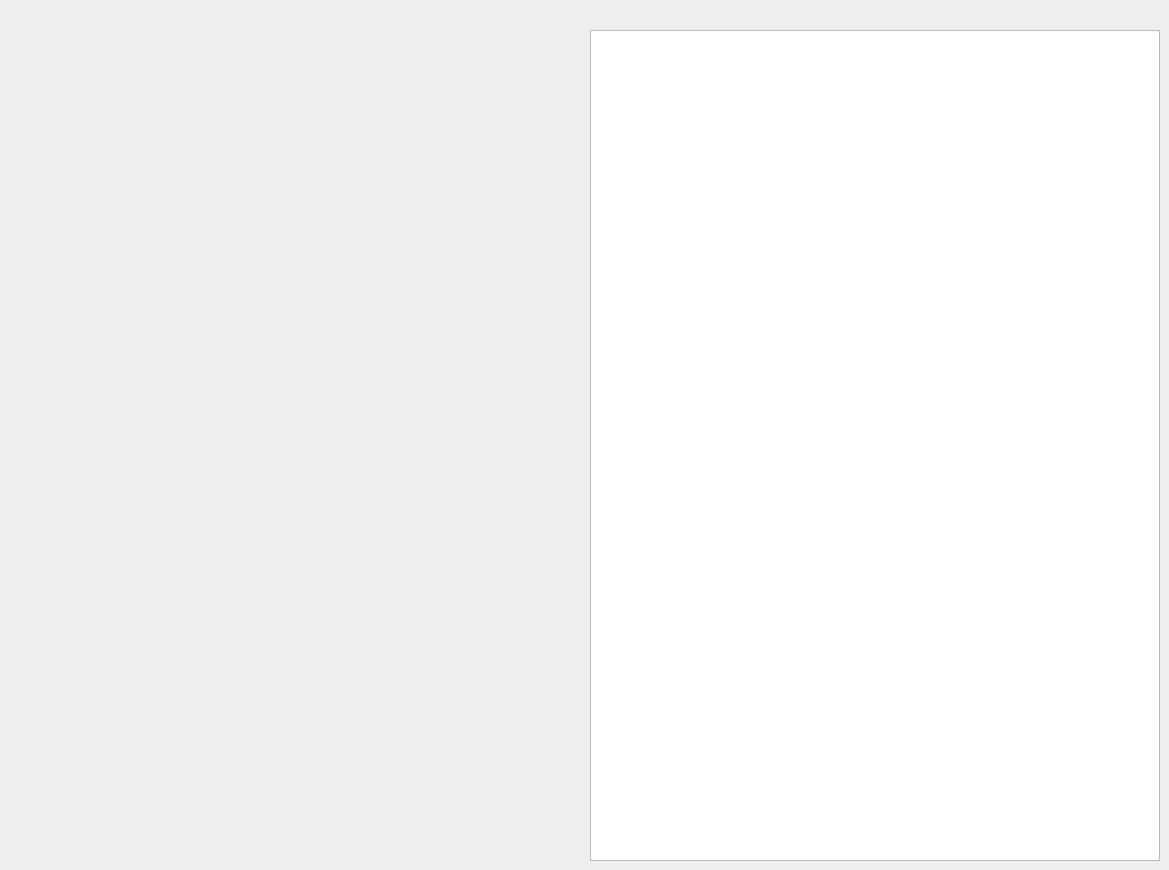
  <widget class="QWidget" name="centralwidget">
   <property name="font">
    <font>
     <family>FROMVS</family>
    </font>
   </property>
   <widget class="QTextEdit" name="OCRText">
    <property name="geometry">
     <rect>
      <x>590</x>
      <y>30</y>
      <width>570</width>
      <height>831</height>
     </rect>
    </property>
    <property name="minimumSize">
     <size>
      <width>540</width>
      <height>600</height>
     </size>
    </property>
    <property name="font">
     <font>
      <family>FROMVS</family>
      <pointsize>8</pointsize>
     </font>
    </property>
   </widget>
   <widget class="QWidget" name="widget" native="true">
    <property name="geometry">
     <rect>
      <x>20</x>
      <y>30</y>
      <width>551</width>
      <height>831</height>
     </rect>
    </property>
    <widget class="QPushButton" name="MyScannerbutton">
     <property name="geometry">
      <rect>
       <x>100</x>
       <y>210</y>
       <width>71</width>
       <height>61</height>
      </rect>
     </property>
     <property name="toolTip">
      <string>MyScanner OCR scans project source images and produces working text..</string>
     </property>
     <property name="text">
      <string/>
     </property>
     <property name="icon">
      <iconset resource="../UI_Icons.qrc">
       <normaloff>:/Icons/Icons/BiblionScanner.png</normaloff>:/Icons/Icons/BiblionScanner.png</iconset>
     </property>
     <property name="iconSize">
      <size>
       <width>64</width>
       <height>64</height>
      </size>
     </property>
     <property name="autoDefault">
      <bool>false</bool>
     </property>
     <property name="default">
      <bool>false</bool>
     </property>
     <property name="flat">
      <bool>true</bool>
     </property>
    </widget>
    <widget class="QPushButton" name="MyWriterbutton">
     <property name="geometry">
      <rect>
       <x>450</x>
       <y>210</y>
       <width>71</width>
       <height>61</height>
      </rect>
     </property>
     <property name="toolTip">
      <string extracomment="This is a comment">MyWriter prepares completed text for export to external applications.</string>
     </property>
     <property name="text">
      <string/>
     </property>
     <property name="icon">
      <iconset resource="../UI_Icons.qrc">
       <normaloff>:/Icons/Icons/BiblionWriter.png</normaloff>:/Icons/Icons/BiblionWriter.png</iconset>
     </property>
     <property name="iconSize">
      <size>
       <width>64</width>
       <height>64</height>
      </size>
     </property>
     <property name="flat">
      <bool>true</bool>
     </property>
    </widget>
    <widget class="QPushButton" name="MyGlypherbutton">
     <property name="geometry">
      <rect>
       <x>240</x>
       <y>300</y>
       <width>71</width>
       <height>61</height>
      </rect>
     </property>
     <property name="toolTip">
      <string>MyGlypher extracts glyphs from working images for the development of the project font used in the precise training of the OCR Engine.</string>
     </property>
     <property name="text">
      <string/>
     </property>
     <property name="icon">
      <iconset resource="../UI_Icons.qrc">
       <normaloff>:/Icons/Icons/BiblionGlypher.png</normaloff>:/Icons/Icons/BiblionGlypher.png</iconset>
     </property>
     <property name="iconSize">
      <size>
       <width>64</width>
       <height>64</height>
      </size>
     </property>
     <property name="flat">
      <bool>true</bool>
     </property>
    </widget>
    <widget class="QPushButton" name="MyGrounderbutton">
     <property name="geometry">
      <rect>
       <x>240</x>
       <y>120</y>
       <width>71</width>
       <height>61</height>
      </rect>
     </property>
     <property name="toolTip">
      <string>MyGrounder ensures the integrity of the ground truth line files used by the OCR engine for training.</string>
     </property>
     <property name="text">
      <string/>
     </property>
     <property name="icon">
      <iconset resource="../UI_Icons.qrc">
       <normaloff>:/Icons/Icons/BiblionGrounder.png</normaloff>:/Icons/Icons/BiblionGrounder.png</iconset>
     </property>
     <property name="iconSize">
      <size>
       <width>64</width>
       <height>64</height>
      </size>
     </property>
     <property name="flat">
      <bool>true</bool>
     </property>
    </widget>
    <widget class="QPushButton" name="MyReaderbutton">
     <property name="geometry">
      <rect>
       <x>30</x>
       <y>210</y>
       <width>71</width>
       <height>61</height>
      </rect>
     </property>
     <property name="toolTip">
      <string>Begin Here! MyReader reads in project source images.</string>
     </property>
     <property name="text">
      <string/>
     </property>
     <property name="icon">
      <iconset resource="../UI_Icons.qrc">
       <normaloff>:/Icons/Icons/BiblionReader2.png</normaloff>:/Icons/Icons/BiblionReader2.png</iconset>
     </property>
     <property name="iconSize">
      <size>
       <width>64</width>
       <height>64</height>
      </size>
     </property>
     <property name="autoDefault">
      <bool>false</bool>
     </property>
     <property name="flat">
      <bool>true</bool>
     </property>
    </widget>
    <widget class="QPushButton" name="MyLexerbutton">
     <property name="geometry">
      <rect>
       <x>380</x>
       <y>210</y>
       <width>71</width>
       <height>61</height>
      </rect>
     </property>
     <property name="toolTip">
      <string>MyLexer consoladates the working tezt into a project lexicon.</string>
     </property>
     <property name="text">
      <string/>
     </property>
     <property name="icon">
      <iconset resource="../UI_Icons.qrc">
       <normaloff>:/Icons/Icons/BiblionLexer.png</normaloff>:/Icons/Icons/BiblionLexer.png</iconset>
     </property>
     <property name="iconSize">
      <size>
       <width>64</width>
       <height>64</height>
      </size>
     </property>
     <property name="flat">
      <bool>true</bool>
     </property>
    </widget>
    <widget class="QPushButton" name="MyResolverbutton">
     <property name="geometry">
      <rect>
       <x>310</x>
       <y>210</y>
       <width>71</width>
       <height>61</height>
      </rect>
     </property>
     <property name="toolTip">
      <string>MyResolver resolves variations between the versified text and a known reference text. </string>
     </property>
     <property name="text">
      <string/>
     </property>
     <property name="icon">
      <iconset resource="../UI_Icons.qrc">
       <normaloff>:/Icons/Icons/BiblionResolver.png</normaloff>:/Icons/Icons/BiblionResolver.png</iconset>
     </property>
     <property name="iconSize">
      <size>
       <width>64</width>
       <height>64</height>
      </size>
     </property>
     <property name="flat">
      <bool>true</bool>
     </property>
    </widget>
    <widget class="QPushButton" name="MyBoxerbutton">
     <property name="geometry">
      <rect>
       <x>240</x>
       <y>210</y>
       <width>71</width>
       <height>61</height>
      </rect>
     </property>
     <property name="toolTip">
      <string>MyBoxer further segments the workflow images into box files used in training the OCR engine.</string>
     </property>
     <property name="text">
      <string/>
     </property>
     <property name="icon">
      <iconset resource="../UI_Icons.qrc">
       <normaloff>:/Icons/Icons/BiblionBoxer2.png</normaloff>:/Icons/Icons/BiblionBoxer2.png</iconset>
     </property>
     <property name="iconSize">
      <size>
       <width>64</width>
       <height>64</height>
      </size>
     </property>
     <property name="flat">
      <bool>true</bool>
     </property>
    </widget>
    <widget class="QPushButton" name="MyPixlerbutton">
     <property name="geometry">
      <rect>
       <x>240</x>
       <y>390</y>
       <width>71</width>
       <height>61</height>
      </rect>
     </property>
     <property name="toolTip">
      <string>MyPixler converts , segments ,cleans and prepares source images into workflow images.</string>
     </property>
     <property name="text">
      <string/>
     </property>
     <property name="icon">
      <iconset resource="../UI_Icons.qrc">
       <normaloff>:/Icons/Icons/BiblionPixler1.png</normaloff>:/Icons/Icons/BiblionPixler1.png</iconset>
     </property>
     <property name="iconSize">
      <size>
       <width>64</width>
       <height>64</height>
      </size>
     </property>
     <property name="flat">
      <bool>true</bool>
     </property>
    </widget>
    <widget class="QPushButton" name="MyVersifierbutton">
     <property name="geometry">
      <rect>
       <x>170</x>
       <y>210</y>
       <width>71</width>
       <height>61</height>
      </rect>
     </property>
     <property name="toolTip">
      <string>MyVersifier adds verses to unversed working text.</string>
     </property>
     <property name="text">
      <string/>
     </property>
     <property name="icon">
      <iconset resource="../UI_Icons.qrc">
       <normaloff>:/Icons/Icons/BiblionVersifier.png</normaloff>:/Icons/Icons/BiblionVersifier.png</iconset>
     </property>
     <property name="iconSize">
      <size>
       <width>64</width>
       <height>64</height>
      </size>
     </property>
     <property name="flat">
      <bool>true</bool>
     </property>
    </widget>
    <widget class="QPushButton" name="MyTrainerbutton">
     <property name="geometry">
      <rect>
       <x>240</x>
       <y>40</y>
       <width>71</width>
       <height>61</height>
      </rect>
     </property>
     <property name="toolTip">
      <string>MyTrainer tunes and retunes the OCR engine for precice recognition of the source images.</string>
     </property>
     <property name="text">
      <string/>
     </property>
     <property name="icon">
      <iconset resource="../UI_Icons.qrc">
       <normaloff>:/Icons/Icons/BiblionTrainer1.png</normaloff>:/Icons/Icons/BiblionTrainer1.png</iconset>
     </property>
     <property name="iconSize">
      <size>
       <width>64</width>
       <height>64</height>
      </size>
     </property>
     <property name="flat">
      <bool>true</bool>
     </property>
    </widget>
    <widget class="QPushButton" name="MyExplorerbutton">
     <property name="geometry">
      <rect>
       <x>240</x>
       <y>490</y>
       <width>71</width>
       <height>61</height>
      </rect>
     </property>
     <property name="font">
      <font>
       <family>FROMVS</family>
       <pointsize>11</pointsize>
      </font>
     </property>
     <property name="toolTip">
      <string>Open current image</string>
     </property>
     <property name="text">
      <string/>
     </property>
     <property name="icon">
      <iconset resource="../UI_Icons.qrc">
       <normaloff>:/Icons/Icons/BiblionExplorer.png</normaloff>:/Icons/Icons/BiblionExplorer.png</iconset>
     </property>
     <property name="iconSize">
      <size>
       <width>64</width>
       <height>64</height>
      </size>
     </property>
     <property name="flat">
      <bool>true</bool>
     </property>
    </widget>
   </widget>
  </widget>
